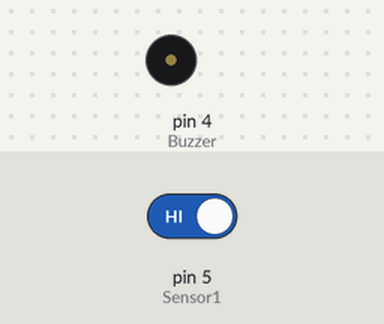
Simulated run of this sketch. Board: Arduino Uno, built with avr-gcc and run on an emulated ATmega328P. On the bench: buzzer (waves = sounding, pin HIGH). The inputs (shaded band) are chosen by the test bench; at power-on: pin 5 (Sensor1) HIGH. What the sketch prints to the serial monitor is not drawn.

Above: at 1.2 s.
1.3 s: pin 5 (Sensor1) driven LOW
At 2.3 s:
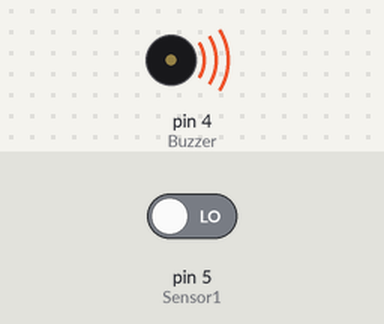
2.8 s: pin 5 (Sensor1) driven HIGH
At 3.4 s:
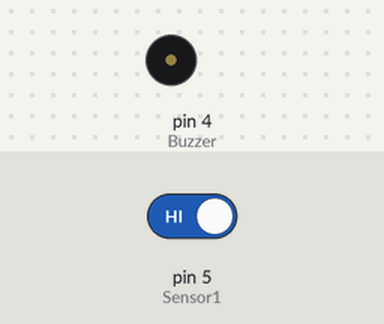
Timing chart, 0 to 5.8 s (numbered marks = the images above; inputs shaded):
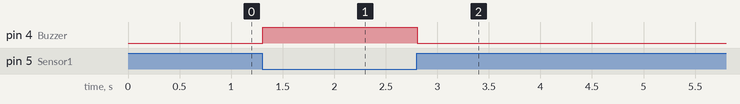

Measured:
- after the input at 1.3 s, pin 4 (Buzzer): LOW → HIGH at once
- after the input at 2.8 s, pin 4 (Buzzer): HIGH → LOW at once

The sketch:

Arduino_Serial_USB.ino
```cpp
#define Sensor1 5
#define Buzzer 4


void setup() {
  Serial.begin(9600);
  pinMode(Sensor1, INPUT);
  pinMode(Buzzer, OUTPUT);
}

void loop() {
  bool value1 = digitalRead(Sensor1);
  Serial.println(value1);

  if (value1 == 0 ) {
    digitalWrite(Buzzer, HIGH);
  } else {
    digitalWrite(Buzzer, LOW);
  }
}
```
